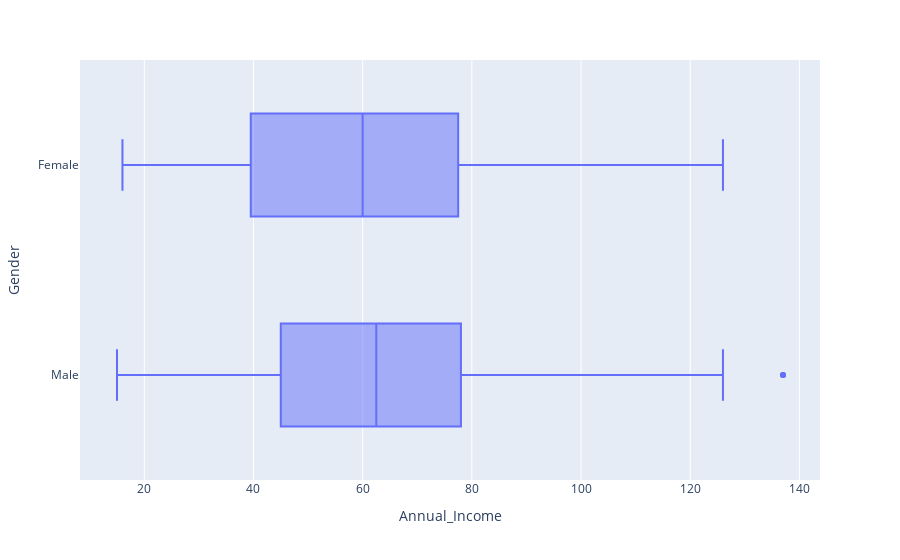

Write notebook code for a chart like this one.
### Code cell
# Boxplot Of Gender & Annual Income
px.box(df,x='Annual_Income',y='Gender')

### Figure 1 — Plotly figure (JSON) as saved in the notebook; plotly's stock layout.template omitted (floating-point values rounded to 4 significant figures; data arrays with more than 128 entries replaced by an {"elided": "..."} marker saying what was removed)
{"data": [{"alignmentgroup": "True", "hovertemplate": "Annual_Income=%{x}<br>Gender=%{y}<extra></extra>", "legendgroup": "", "marker": {"color": "#636efa"}, "name": "", "notched": false, "offsetgroup": "", "orientation": "h", "showlegend": false, "type": "box", "x": {"elided": "200 int values"}, "x0": " ", "xaxis": "x", "y": {"elided": "200 str values"}, "y0": " ", "yaxis": "y"}], "layout": {"boxmode": "group", "legend": {"tracegroupgap": 0}, "margin": {"t": 60}, "xaxis": {"anchor": "y", "domain": [0, 1], "title": {"text": "Annual_Income"}}, "yaxis": {"anchor": "x", "domain": [0, 1], "title": {"text": "Gender"}}}}
